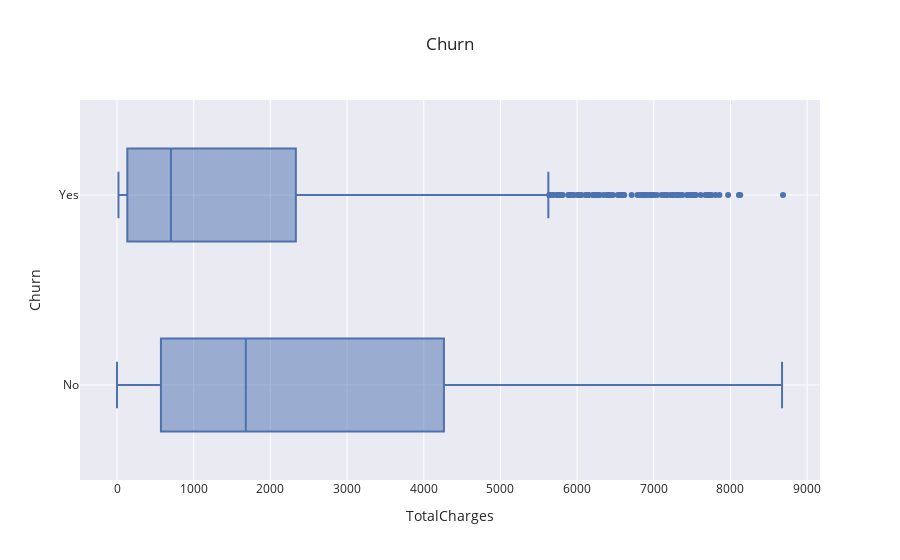

Notebook source saved alongside this figure:
### Markdown cell above
The monthly charges for those clients who distinue the service with the company are much higher that the ones who stayed.

### Code cell
# Statistics on churn x total charges
print(df.groupby('Churn').TotalCharges.describe().round(0))
# Visualizing how churn interacts with total charges
fig=px.box(df, x='TotalCharges', y='Churn', template='seaborn', title='Churn')
fig.show()

### Figure 1 — Plotly figure (JSON) as saved in the notebook; plotly's stock layout.template omitted (floating-point values rounded to 4 significant figures; data arrays with more than 128 entries replaced by an {"elided": "..."} marker saying what was removed)
{"data": [{"alignmentgroup": "True", "hovertemplate": "TotalCharges=%{x}<br>Churn=%{y}<extra></extra>", "legendgroup": "", "marker": {"color": "rgb(76,114,176)"}, "name": "", "notched": false, "offsetgroup": "", "orientation": "h", "showlegend": false, "type": "box", "x": {"elided": "7043 float values"}, "x0": " ", "xaxis": "x", "y": {"elided": "7043 str values"}, "y0": " ", "yaxis": "y"}], "layout": {"boxmode": "group", "legend": {"tracegroupgap": 0}, "title": {"text": "Churn"}, "xaxis": {"anchor": "y", "domain": [0, 1], "title": {"text": "TotalCharges"}}, "yaxis": {"anchor": "x", "domain": [0, 1], "title": {"text": "Churn"}}}}
